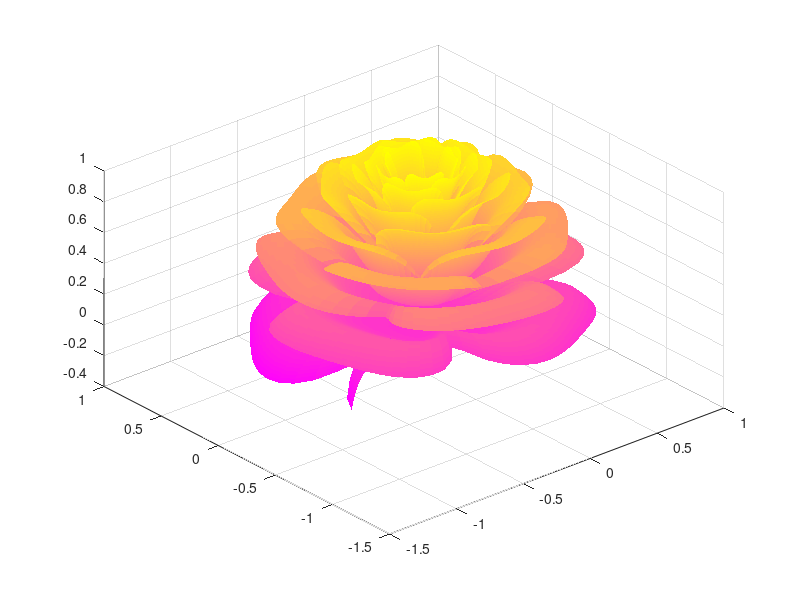

Source code (MATLAB):
%Eduardo de Jesús Gasca Laguna
%Laboratorio de DSP
%Universidad de Guanajuato (DICIS - Salamanca)
%14/07/2021

n = 800;
A = 1.995653;
B = 1.27689;
C = 9;

r = linspace(0,1,n);
theta = linspace(-2,20*pi,n);
[R,THETA] = ndgrid(r,theta);

%Numero de petalos por ciclo
Npetalos = 3.6;

x = 1-(1/2)*((5/4)*(1-mod(Npetalos*THETA,2*pi)/pi).^2 - 1/4).^2;
phi = (pi/2)*exp(-THETA/(C*pi));
y = A*(R.^2).*(B*R-1).^2.*sin(phi);
R2 = x.*(R.*sin(phi)+y.*cos(phi));

X = R2.*sin(THETA);
Y = R2.*cos(THETA);
Z = x.*(R.*cos(phi) - y.*sin(phi));

%Color del mapeado
clf
surf(X,Y,Z,'LineStyle','none')
view([-40.50 42.00])
colormap(spring)
